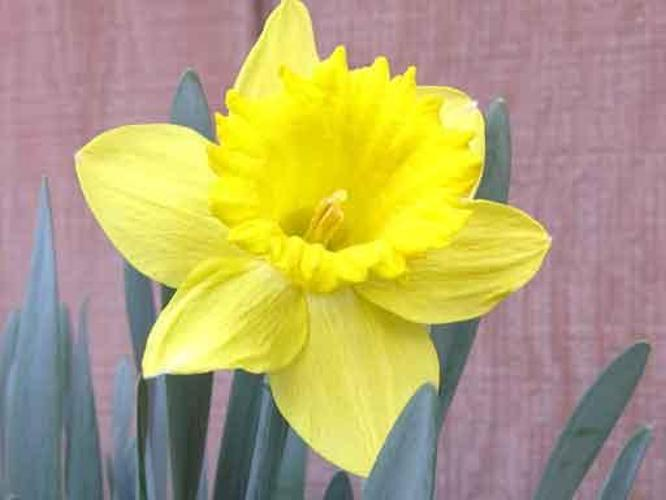
#> input picture dataset/input_images/easy/easy_1.jpg, 666 x 500 px; its folder holds only this picture in this run
$ python flowerSegmentation.py
#> lines starting #> are read from the running program, lines starting #| are printed output that depends on the picture; after the words box and inside, x2 and y2 are one past the last pixel; in counts of white or black regions, pixels touching at a corner belong together
#> in main, img is the input picture: shape (500, 666, 3); mean B, G, R 113.4, 165.4, 178.9
# Flower Segmentation
# Group 3

import cv2
import os
from skimage.metrics import structural_similarity as ssim

# --- Constants ---
NOISE_REDUCTION_KERNEL_SIZE = 5
MORPH_KERNEL_SIZE = (5, 5)

# --- Image Processing Functions ---
def convert_to_lab(image):
    """Convert a BGR image to LAB color space."""
    return cv2.cvtColor(image, cv2.COLOR_BGR2LAB)
#> returned value: shape (500, 666, 3); mean of channels 0, 1, 2 173.5, 128.1, 152

def otsu_thresholding(image):
    """Apply OTSU thresholding to an image."""
    _, segmented_image = cv2.threshold(image, 0, 255, cv2.THRESH_BINARY + cv2.THRESH_OTSU)
    return segmented_image

def binary_processing(image):
    """Apply morphological closing to a binary image."""
    kernel = cv2.getStructuringElement(cv2.MORPH_RECT, MORPH_KERNEL_SIZE)
    return cv2.morphologyEx(image, cv2.MORPH_CLOSE, kernel)

def noise_reduction(image, kernel_size=NOISE_REDUCTION_KERNEL_SIZE):
    """Apply median blur for noise reduction."""
    return cv2.medianBlur(image, kernel_size)

def post_processing(segmented_image, ground_truth_image):
    """Compute SSIM similarity between segmented and ground truth images."""
    ground_truth_grayscale = cv2.cvtColor(ground_truth_image, cv2.COLOR_BGR2GRAY)
    ground_truth_resized = cv2.resize(ground_truth_grayscale, (segmented_image.shape[1], segmented_image.shape[0]))
    similarity_score, _ = ssim(segmented_image, ground_truth_resized, full=True)
    return similarity_score

def flower_segmentation(image):
    """Run the segmentation pipeline on an image and return processed LAB channels."""
    lab_image = convert_to_lab(image)
    L, A, B = cv2.split(lab_image)
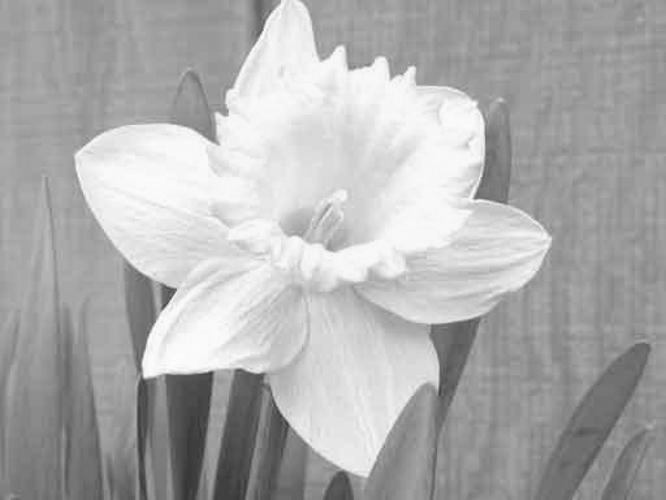
#> L: shape (500, 666); min 52, max 253, mean 173.5
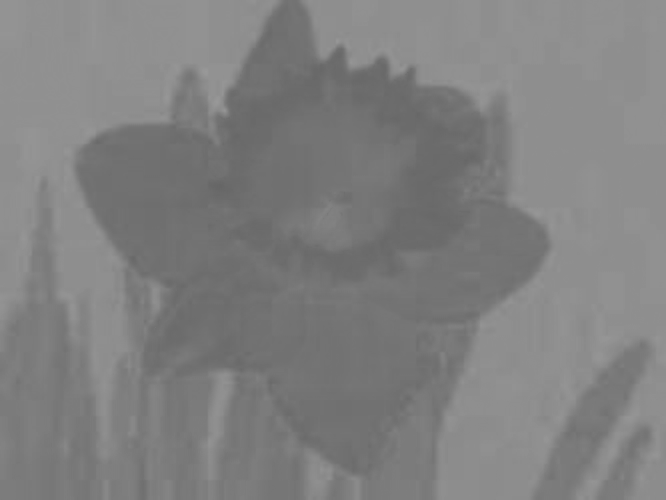
#> A: shape (500, 666); min 102, max 153, mean 128.1
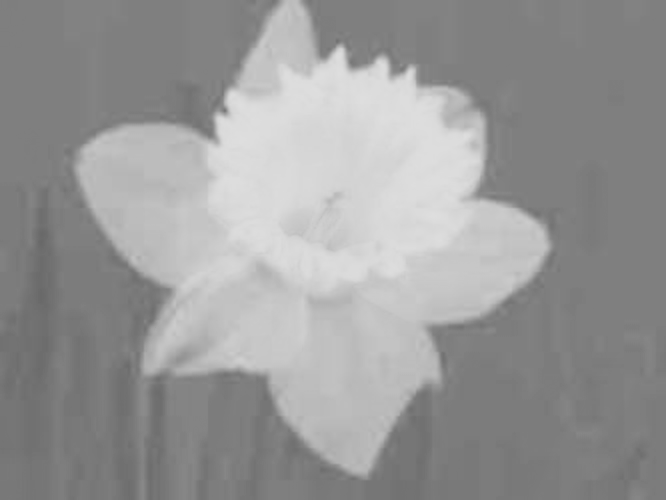
#> B: shape (500, 666); min 104, max 222, mean 152
    results = []
    for channel in (L, A, B):
        median = noise_reduction(channel)
        segmented = otsu_thresholding(median)
        processed = binary_processing(segmented)
        results.append(processed)
#> this loop made 3 passes
#> pass 1, in otsu_thresholding, `_, segmented_image = cv2.threshold(image, 0, 255, cv2.THRESH_BINARY + ..`:
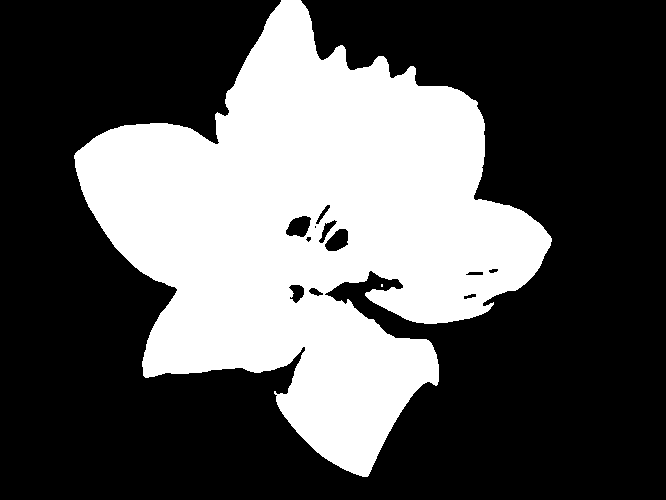
#> segmented_image: shape (500, 666); 34.5% white; 2 white regions (1 under 20 px), largest, box (x1, y1, x2, y2) and area: (74, 0, 552, 477) 114795
#> after the loop:
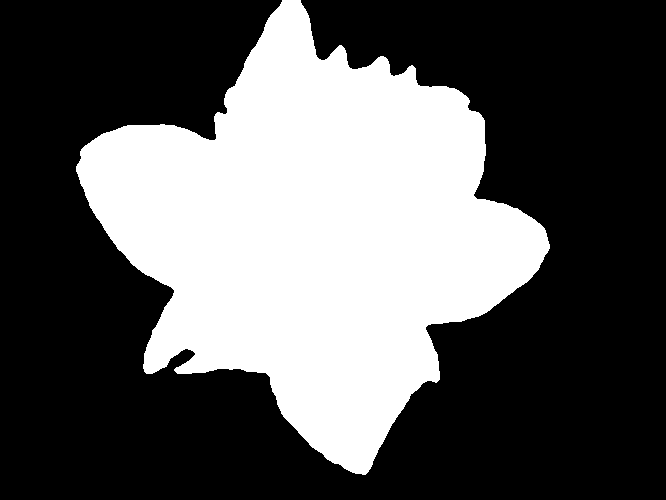
#> segmented: shape (500, 666); 35.5% white; 1 white region, box (x1, y1, x2, y2) and area: (76, 0, 550, 475) 118277
#> after the loop, results = 3 items
    return results  # [L_processed, A_processed, B_processed]


def main():
    """Main function to process all images by difficulty and save results."""
    input_folder = "dataset/input_images/"
    output_folder = "output/"
    ground_truth_folder = "dataset/ground_truths/"
    difficulties = ["easy", "medium", "hard"]

    for difficulty in difficulties:
        input_subfolder = os.path.join(input_folder, difficulty)
        output_subfolder = os.path.join(output_folder, difficulty)
        ground_truth_subfolder = os.path.join(ground_truth_folder, difficulty)
        os.makedirs(output_subfolder, exist_ok=True)

        # Get input image paths
        input_paths = [os.path.join(input_subfolder, f) for f in os.listdir(input_subfolder)
                       if f.lower().endswith((".jpg", ".jpeg"))]
        # Get ground truth image paths (assume .png, same base name)
        ground_truth_paths = [os.path.join(ground_truth_subfolder, os.path.splitext(os.path.basename(f))[0] + ".png")
                              for f in input_paths]

        for input_path, ground_truth_path in zip(input_paths, ground_truth_paths):
            filename = os.path.splitext(os.path.basename(input_path))[0]
            output_image_folder = os.path.join(output_subfolder, filename)
            os.makedirs(output_image_folder, exist_ok=True)

            img = cv2.imread(input_path)
            if img is None:
                print(f"Error: Unable to load input image: {input_path}")
                continue
            ground_truth_img = cv2.imread(ground_truth_path)
            if ground_truth_img is None:
                print(f"Error: Unable to load ground truth image: {ground_truth_path}")
                continue

            # Run segmentation pipeline
            segmented_channels = flower_segmentation(img)
#> segmented_channels = 3 items
            channel_names = ["L", "A", "B"]
            # Save all segmented channel images
            for name, seg in zip(channel_names, segmented_channels):
                cv2.imwrite(os.path.join(output_image_folder, f"{name}_segmented.jpg"), seg)
#> this loop made 3 passes
#> name on passes 1 to 3: 'L', 'A', 'B'
#> pass 2, in main, `cv2.imwrite(os.path.join(output_image_folder, f"{name}_segmented.jpg")..`:
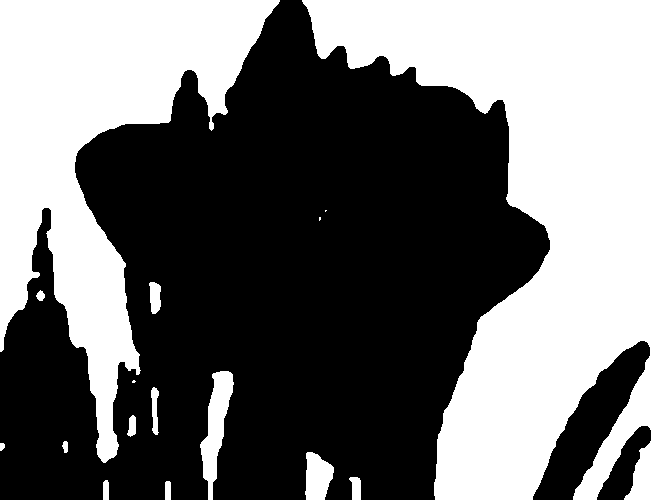
#> saved as A_segmented.jpg: shape (500, 666); 45% white; 16 white regions (3 under 20 px), largest, box (x1, y1, x2, y2) and area: (302, 0, 666, 500) 94042, (0, 0, 280, 463) 51571, (200, 371, 234, 500) 2010

            # Evaluate similarity
            scores = [post_processing(seg, ground_truth_img) for seg in segmented_channels]
#> in post_processing, `ground_truth_grayscale = cv2.cvtColor(ground_truth_image, cv2.COLOR_BG..`:
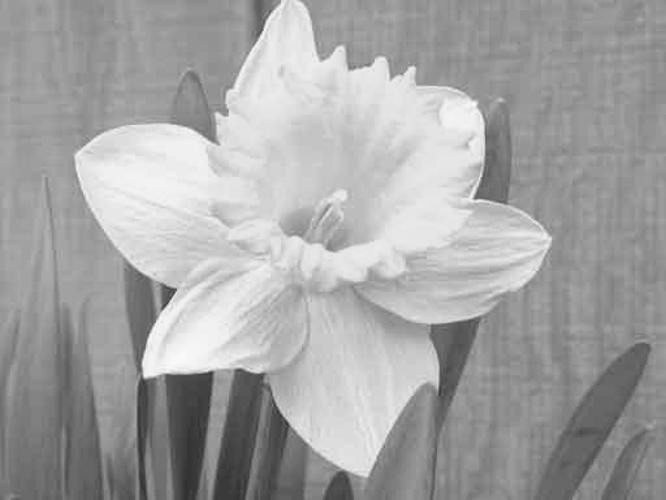
#> ground_truth_grayscale: shape (500, 666); min 48, max 250, mean 163.5
#> in post_processing, `similarity_score, _ = ssim(segmented_image, ground_truth_resized, full..`: similarity_score = 0.263
#> in post_processing (call 3), `similarity_score, _ = ssim(segmented_image, ground_truth_resized, full..`: segmented_image: shape (500, 666); 35.5% white; 1 white region, box (x1, y1, x2, y2) and area: (76, 0, 550, 475) 118314
#> scores = [0.263, 0.303, 0.265]
            best_idx = scores.index(min(scores))
#> best_idx = 0
            best_segmented_image = segmented_channels[best_idx]
            # Save best segmented image
            cv2.imwrite(os.path.join(output_image_folder, "best_segmented_image.jpg"), best_segmented_image)
            print(f"{filename}: L={scores[0]:.4f}, A={scores[1]:.4f}, B={scores[2]:.4f} | Best: {channel_names[best_idx]}")
#| easy_1: L=0.2627, A=0.3030, B=0.2651 | Best: L


if __name__ == "__main__":
#> (the run stopped early here; a loop or call above may not have finished)
